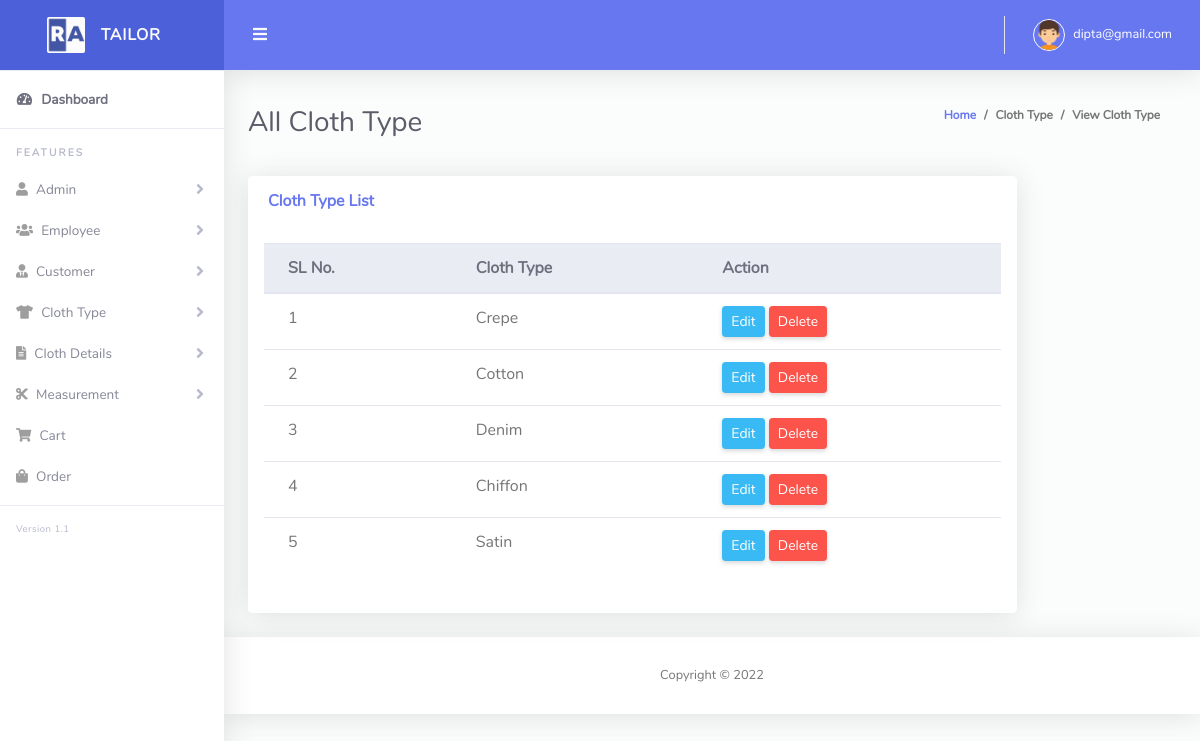
Page /typelist.php (signed in) on the committed database.
### tables this page shows
CREATE TABLE `cloth_type` (
  `id` int(11) NOT NULL,
  `name` varchar(255) NOT NULL,
  `soft_delete` tinyint(4) NOT NULL DEFAULT 0
);

### Classes/DB.php (called while the page is built, shortened)
<?php
class DB
{
    public function connect(){
        $this->conn = new mysqli("localhost","root","","tailor_shop");
        if ($this->conn->connect_error) {
          die("Connection failed: " . $this->conn->connect_error);
        } else {
            return $msg =  "connected";
        }
    }
}

### Classes/ClothClass.php (called while the page is built, shortened)
<?php
include_once 'db.php';
class ClothClass extends DB
{
    public function viewType(){
        $query = "SELECT * FROM cloth_type where soft_delete=0";
        $result = $this->conn->query($query);
        return $result;
    }
}

### typelist.php (the view, shortened to what this page needs)
<?php include 'layouts/header.php';
?>
<div class="container-fluid" id="container-wrapper">
    <div class="d-sm-flex align-items-center justify-content-between mb-4">
        <h1 class="h3 mb-0 text-gray-800">All Cloth Type</h1>
        <ol class="breadcrumb">
            <li class="breadcrumb-item"><a href="./">Home</a></li>
            <li class="breadcrumb-item">Cloth Type</li>
            <li class="breadcrumb-item active" aria-current="page">View Cloth Type</li>
        </ol>
    </div>
    <div class="row">
        <div class="col-lg-10 mb-4">
            <div class="card">
                <div class="card-header py-3 d-flex flex-row align-items-center justify-content-between">
                    <h6 class="m-0 font-weight-bold text-primary">Cloth Type List</h6>
                </div>
                <div class="table-responsive p-3">
                    <table class="table align-items-center table-flush" id="dataTable">
                        <thead class="thead-light">
                            <tr>
                                <th>SL No.</th>
                                <th>Cloth Type</th>
                                <th>Action</th>
                            </tr>
                        </thead>
                        <tbody>
                            <?php
                            $i = 0;
                            $view = $cloth->viewType();
                            foreach ($view as $value) {
                            ?>
                                <tr>
                                    <td><?php echo $i += 1; ?></td>
                                    <td><?php echo $value['name']; ?></td>
                                    <td>
                                        <a href="edit_type.php?typeid=<?php echo $value['id']; ?>" class="btn btn-sm btn-info">Edit</a>
                                        <a onclick="return confirm('Are you sure to Delete?');" href="?deltype=<?php echo $value['id']; ?>" class="btn btn-sm btn-danger">Delete</a>
                                    </td>
                                </tr>
                            <?php } ?>
                        </tbody>
                    </table>
                </div>
                <div class="card-footer"></div>
            </div>
        </div>
    </div>
</div>
<?php include 'layouts/footer.php'; ?>

### rows in the picture
cloth_type: i "1", name "Crepe"
cloth_type: i "2", name "Cotton"
cloth_type: i "3", name "Denim"
cloth_type: i "4", name "Chiffon"
cloth_type: i "5", name "Satin"

### other values in the picture
$_SESSION['email'] "dipta@gmail.com"
